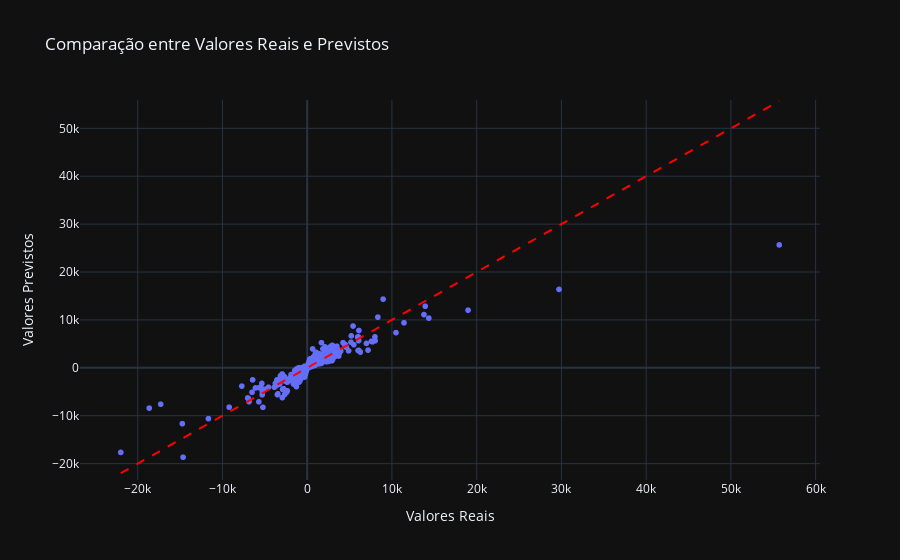

The cell this chart's notebook holds for it:
### Code cell
from sklearn.model_selection import train_test_split
from sklearn.linear_model import LinearRegression
from sklearn.metrics import mean_squared_error, r2_score
import plotly.express as px
import pandas as pd

# Adicionar uma coluna de valor total de venda
df_vendas['valor_total'] = df_vendas['quantity'] * df_vendas['profit']

# Preencher os valores ausentes (se houver)
df_vendas = df_vendas.dropna(subset=['quantity', 'sales', 'profit', 'discount', 'shipping_cost'])

# Criar a variável dependente (target) e independente (features)
X = df_vendas[['quantity', 'sales', 'profit', 'discount', 'shipping_cost']]  # Quantidade, vendas
y = df_vendas['valor_total']  # Valor total de vendas

# Dividir em conjunto de treino e teste
X_train, X_test, y_train, y_test = train_test_split(X, y, test_size=0.2, random_state=42)

# Criar o modelo de regressão linear
modelo = LinearRegression()
modelo.fit(X_train, y_train)

# Fazer previsões
y_pred = modelo.predict(X_test)

# Calcular o erro quadrático médio (MSE)
mse = mean_squared_error(y_test, y_pred)
# Calcular o R²
r2 = r2_score(y_test, y_pred)

# Exibir métricas
print(f"Erro Quadrático Médio (MSE): {mse}")
print(f"Coeficiente de Determinação (R²): {r2}")

# Criar um gráfico para visualizar os resultados
resultados = pd.DataFrame({'y_test': y_test, 'y_pred': y_pred})

# Gráfico de comparação entre valores reais e previstos
fig = px.scatter(resultados, x='y_test', y='y_pred', 
                 labels={'y_test': 'Valores Reais', 'y_pred': 'Valores Previstos'}, 
                 title='Comparação entre Valores Reais e Previstos',
                 template='plotly_dark')

# Adicionar uma linha de 45 graus (indicando perfeição)
fig.add_shape(type='line', x0=min(resultados['y_test']), y0=min(resultados['y_test']),
              x1=max(resultados['y_test']), y1=max(resultados['y_test']),
              line=dict(color='red', width=2, dash='dash'))

fig.show()

### Figure 1 — Plotly figure (JSON) as saved in the notebook; plotly's stock layout.template omitted (floating-point values rounded to 4 significant figures; data arrays with more than 128 entries replaced by an {"elided": "..."} marker saying what was removed)
{"data": [{"hovertemplate": "Valores Reais=%{x}<br>Valores Previstos=%{y}<extra></extra>", "legendgroup": "", "marker": {"color": "#636efa", "symbol": "circle"}, "mode": "markers", "name": "", "showlegend": false, "type": "scattergl", "x": {"elided": "5151 float values"}, "xaxis": "x", "y": {"elided": "5151 float values"}, "yaxis": "y"}], "layout": {"legend": {"tracegroupgap": 0}, "shapes": [{"line": {"color": "red", "dash": "dash", "width": 2}, "type": "line", "x0": -22000.0, "x1": 55710.0, "y0": -22000.0, "y1": 55710.0}], "title": {"text": "Comparação entre Valores Reais e Previstos"}, "xaxis": {"anchor": "y", "domain": [0, 1], "title": {"text": "Valores Reais"}}, "yaxis": {"anchor": "x", "domain": [0, 1], "title": {"text": "Valores Previstos"}}}}
